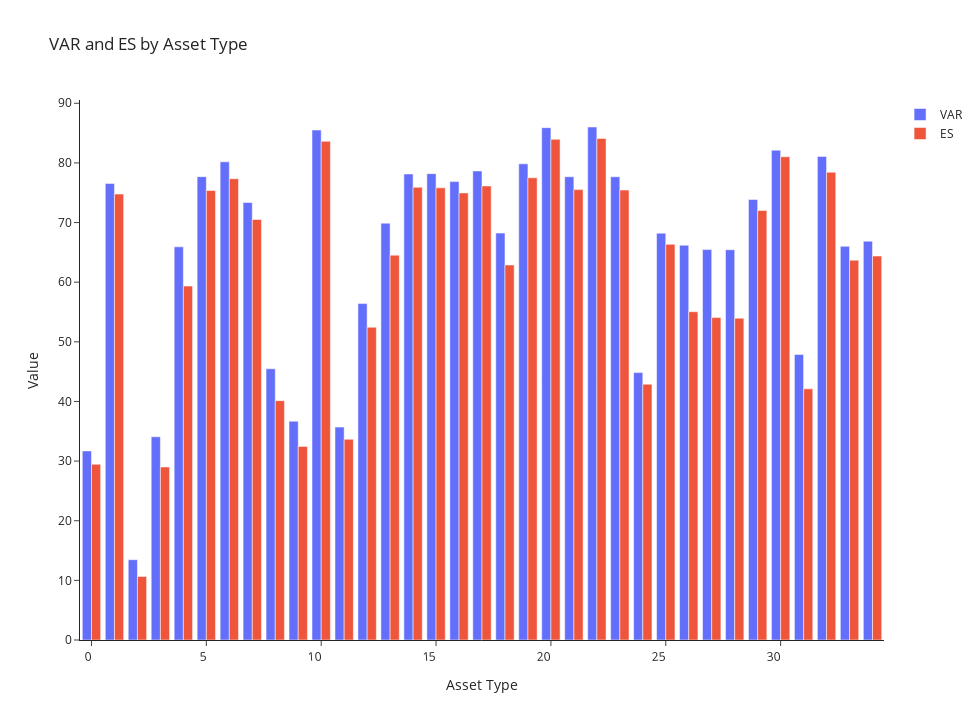

The notebook cell this image was saved under:
### Code cell
def calculate_var_es(data):
    var = np.percentile(data, 100 * (1 - 0.95))
    tail_losses = data[data < var]
    es = tail_losses.mean()
    return pd.Series({'VAR': var, 'ES': es})

results = df_ee.groupby('ID')['ee'].apply(calculate_var_es).reset_index()

fig = px.bar(results, x='ID', y='ee', title='VAR and ES by Asset Type',
             labels={'variable': 'Metric', 'value': 'Value'}, barmode='group',color='level_1')

# Customize the layout
fig.update_layout(xaxis_title='Asset Type', yaxis_title='Value', legend_title=None, xaxis_tickangle=-4,template='simple_white',width=980, height=720,
                  )

# Show the plot
fig.show()
results

### Figure 1 — Plotly figure (JSON) as saved in the notebook; plotly's stock layout.template omitted (floating-point values rounded to 4 significant figures)
{"data": [{"alignmentgroup": "True", "hovertemplate": "level_1=VAR<br>ID=%{x}<br>ee=%{y}<extra></extra>", "legendgroup": "VAR", "marker": {"color": "#636efa", "pattern": {"shape": ""}}, "name": "VAR", "offsetgroup": "VAR", "orientation": "v", "showlegend": true, "textposition": "auto", "type": "bar", "x": [0, 1, 2, 3, 4, 5, 6, 7, 8, 9, 10, 11, 12, 13, 14, 15, 16, 17, 18, 19, 20, 21, 22, 23, 24, 25, 26, 27, 28, 29, 30, 31, 32, 33, 34], "xaxis": "x", "y": [31.7, 76.56, 13.46, 34.08, 65.92, 77.7, 80.18, 73.36, 45.48, 36.69, 85.51, 35.71, 56.41, 69.9, 78.15, 78.2, 76.87, 78.65, 68.24, 79.84, 85.91, 77.68, 86.02, 77.68, 44.84, 68.21, 66.21, 65.46, 65.43, 73.86, 82.14, 47.88, 81.09, 66.02, 66.87], "yaxis": "y"}, {"alignmentgroup": "True", "hovertemplate": "level_1=ES<br>ID=%{x}<br>ee=%{y}<extra></extra>", "legendgroup": "ES", "marker": {"color": "#EF553B", "pattern": {"shape": ""}}, "name": "ES", "offsetgroup": "ES", "orientation": "v", "showlegend": true, "textposition": "auto", "type": "bar", "x": [0, 1, 2, 3, 4, 5, 6, 7, 8, 9, 10, 11, 12, 13, 14, 15, 16, 17, 18, 19, 20, 21, 22, 23, 24, 25, 26, 27, 28, 29, 30, 31, 32, 33, 34], "xaxis": "x", "y": [29.45, 74.77, 10.65, 29.01, 59.35, 75.37, 77.35, 70.52, 40.13, 32.47, 83.61, 33.66, 52.44, 64.53, 75.91, 75.82, 74.96, 76.13, 62.88, 77.5, 83.96, 75.52, 84.1, 75.44, 42.89, 66.35, 55.04, 54.06, 53.96, 72.03, 81.03, 42.12, 78.43, 63.69, 64.38], "yaxis": "y"}], "layout": {"barmode": "group", "height": 720, "legend": {"title": {}, "tracegroupgap": 0}, "title": {"text": "VAR and ES by Asset Type"}, "width": 980, "xaxis": {"anchor": "y", "domain": [0, 1], "tickangle": -4, "title": {"text": "Asset Type"}}, "yaxis": {"anchor": "x", "domain": [0, 1], "title": {"text": "Value"}}}}
